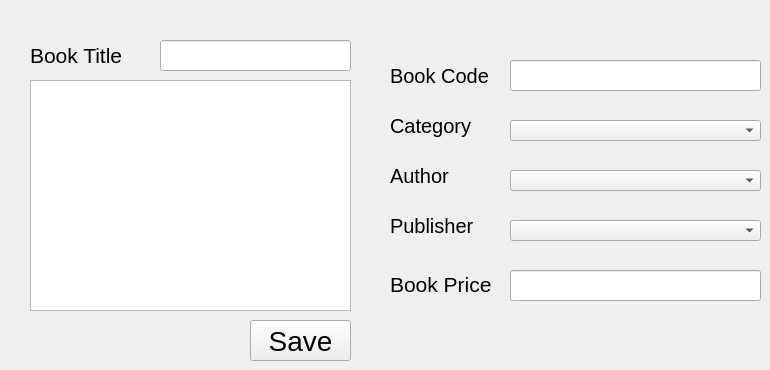
      <widget class="QWidget" name="widget">
       <attribute name="title">
        <string>Add New Book</string>
       </attribute>
       <widget class="QLabel" name="label_15">
        <property name="geometry">
         <rect>
          <x>390</x>
          <y>160</y>
          <width>101</width>
          <height>31</height>
         </rect>
        </property>
        <property name="font">
         <font>
          <pointsize>15</pointsize>
         </font>
        </property>
        <property name="text">
         <string>Author</string>
        </property>
       </widget>
       <widget class="QLineEdit" name="lineEdit_8">
        <property name="geometry">
         <rect>
          <x>160</x>
          <y>40</y>
          <width>191</width>
          <height>31</height>
         </rect>
        </property>
       </widget>
       <widget class="QLabel" name="label_16">
        <property name="geometry">
         <rect>
          <x>390</x>
          <y>60</y>
          <width>101</width>
          <height>31</height>
         </rect>
        </property>
        <property name="font">
         <font>
          <pointsize>15</pointsize>
         </font>
        </property>
        <property name="text">
         <string>Book Code</string>
        </property>
       </widget>
       <widget class="QComboBox" name="comboBox_9">
        <property name="geometry">
         <rect>
          <x>510</x>
          <y>120</y>
          <width>251</width>
          <height>21</height>
         </rect>
        </property>
       </widget>
       <widget class="QLabel" name="label_17">
        <property name="geometry">
         <rect>
          <x>390</x>
          <y>110</y>
          <width>101</width>
          <height>31</height>
         </rect>
        </property>
        <property name="font">
         <font>
          <pointsize>15</pointsize>
         </font>
        </property>
        <property name="text">
         <string>Category</string>
        </property>
       </widget>
       <widget class="QLabel" name="label_18">
        <property name="geometry">
         <rect>
          <x>390</x>
          <y>269</y>
          <width>101</width>
          <height>31</height>
         </rect>
        </property>
        <property name="font">
         <font>
          <pointsize>16</pointsize>
         </font>
        </property>
        <property name="text">
         <string>Book Price</string>
        </property>
       </widget>
       <widget class="QLabel" name="label_19">
        <property name="geometry">
         <rect>
          <x>390</x>
          <y>210</y>
          <width>101</width>
          <height>31</height>
         </rect>
        </property>
        <property name="font">
         <font>
          <pointsize>15</pointsize>
         </font>
        </property>
        <property name="text">
         <string>Publisher</string>
        </property>
       </widget>
       <widget class="QLineEdit" name="lineEdit_9">
        <property name="geometry">
         <rect>
          <x>510</x>
          <y>270</y>
          <width>251</width>
          <height>31</height>
         </rect>
        </property>
       </widget>
       <widget class="QComboBox" name="comboBox_10">
        <property name="geometry">
         <rect>
          <x>510</x>
          <y>220</y>
          <width>251</width>
          <height>21</height>
         </rect>
        </property>
       </widget>
       <widget class="QComboBox" name="comboBox_11">
        <property name="geometry">
         <rect>
          <x>510</x>
          <y>170</y>
          <width>251</width>
          <height>21</height>
         </rect>
        </property>
       </widget>
       <widget class="QLineEdit" name="lineEdit_10">
        <property name="geometry">
         <rect>
          <x>510</x>
          <y>60</y>
          <width>251</width>
          <height>31</height>
         </rect>
        </property>
       </widget>
       <widget class="QLabel" name="label_20">
        <property name="geometry">
         <rect>
          <x>30</x>
          <y>40</y>
          <width>121</width>
          <height>31</height>
         </rect>
        </property>
        <property name="font">
         <font>
          <pointsize>16</pointsize>
         </font>
        </property>
        <property name="text">
         <string>Book Title</string>
        </property>
       </widget>
       <widget class="QPushButton" name="pushButton_9">
        <property name="geometry">
         <rect>
          <x>250</x>
          <y>320</y>
          <width>101</width>
          <height>41</height>
         </rect>
        </property>
        <property name="font">
         <font>
          <pointsize>21</pointsize>
         </font>
        </property>
        <property name="text">
         <string>Save</string>
        </property>
       </widget>
       <widget class="QTextEdit" name="textEdit">
        <property name="geometry">
         <rect>
          <x>30</x>
          <y>80</y>
          <width>321</width>
          <height>231</height>
         </rect>
        </property>
       </widget>
      </widget>
